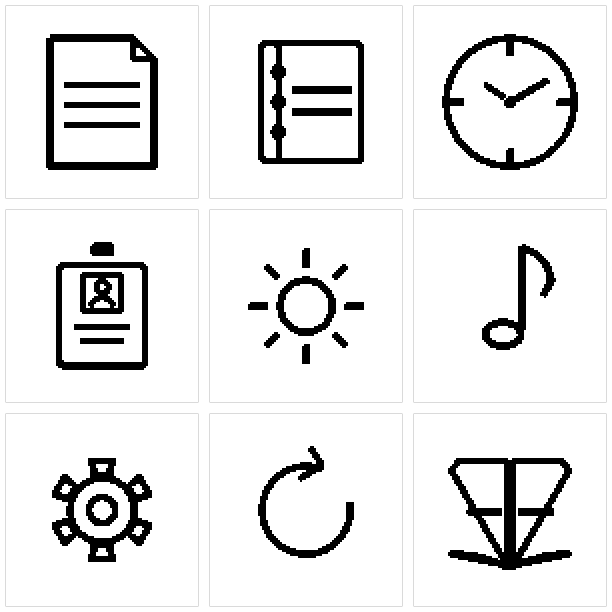
#> input picture firmware/tools/home_glyphs/preview-1bit.png, 1224 x 1224 px, given in place of glyph-notes.png, which was not available (shown at 1/2 size)
$ python pack_home_glyphs.py
#> lines starting #> are read from the running program, lines starting #| are printed output that depends on the picture; after the words box and inside, x2 and y2 are one past the last pixel; in counts of white or black regions, pixels touching at a corner belong together; pictures that were not available may be replaced by others from this repository, and a replacement may not be noted
#!/usr/bin/env python3
"""DEPRECATED for Home glyphs as of v73 — use gen_remarkable_glyphs.py instead.

Legacy packer for GenerateImage SF-style filled glyphs → 1-bit bitmaps.
v73+ Home icons are hand-authored reMarkable strokes via gen_remarkable_glyphs.py.
"""
from __future__ import annotations

from pathlib import Path

from PIL import Image, ImageDraw, ImageFilter, ImageOps

ROOT = Path(__file__).resolve().parent
SRC = ROOT / "home_glyphs"
OUT_INC = ROOT.parent / "components/pocket_ui/src/home_glyphs.inc"

SIZE = 96  # source detail; Home draws at ~68% of tile via majority downsample
PAD_FRAC = 0.08
THRESH = 140  # JPEG gray halo → white unless clearly ink
NAMES = [
    ("notes", "Notes"),
    ("ledger", "Ledger"),
    ("clock", "Clock"),
    ("pass", "Pass"),
    ("weather", "Weather"),
    ("music", "Music"),
    ("settings", "Settings"),
    ("update", "Update"),
    ("reading", "Reading"),
]


def to_ink_mask(img: Image.Image) -> Image.Image:
    g = ImageOps.grayscale(img)
#> g is the input picture: PIL image 1224x1224 L; min 0, max 255, mean 231.6
    # Slight blur then threshold so JPEG ringing doesn't speckle.
    g = g.filter(ImageFilter.MedianFilter(size=3))
    bw = g.point(lambda p: 0 if p < THRESH else 255, mode="L")
#> bw: PIL image 1224x1224 L; 91.1% white; 28 black regions, largest, box (x1, y1, x2, y2) and area: (896, 916, 1144, 1140) 19542, (92, 68, 316, 340) 14868, (104, 916, 304, 1124) 14408
    return bw


def crop_pad_square(bw: Image.Image) -> Image.Image:
    bbox = bw.point(lambda p: 255 - p).getbbox()  # ink bbox (black=0)
#> bbox = (92, 68, 1156, 1140)
    if not bbox:
        return Image.new("L", (SIZE, SIZE), 255)
    x0, y0, x1, y1 = bbox
#> x0 = 92; y0 = 68; x1 = 1156; y1 = 1140
    w, h = x1 - x0, y1 - y0
#> w = 1064; h = 1072
    pad = max(2, int(round(max(w, h) * PAD_FRAC)))
#> pad = 86
    x0 = max(0, x0 - pad)
#> x0 = 6
    y0 = max(0, y0 - pad)
#> y0 = 0
    x1 = min(bw.width, x1 + pad)
#> x1 = 1224
    y1 = min(bw.height, y1 + pad)
#> y1 = 1224
    crop = bw.crop((x0, y0, x1, y1))
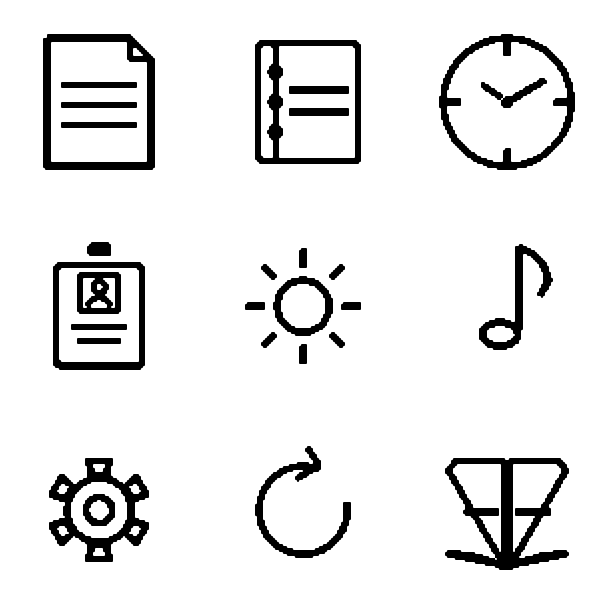
#> crop: PIL image 1218x1224 L (shown at 1/2 size); 91.1% white; 28 black regions, largest, box (x1, y1, x2, y2) and area: (890, 916, 1138, 1140) 19542, (86, 68, 310, 340) 14868, (98, 916, 298, 1124) 14408
    side = max(crop.width, crop.height)
#> side = 1224
    square = Image.new("L", (side, side), 255)
#> square: PIL image 1224x1224 L; every value is 255
    ox = (side - crop.width) // 2
#> ox = 3
    oy = (side - crop.height) // 2
#> oy = 0
    square.paste(crop, (ox, oy))
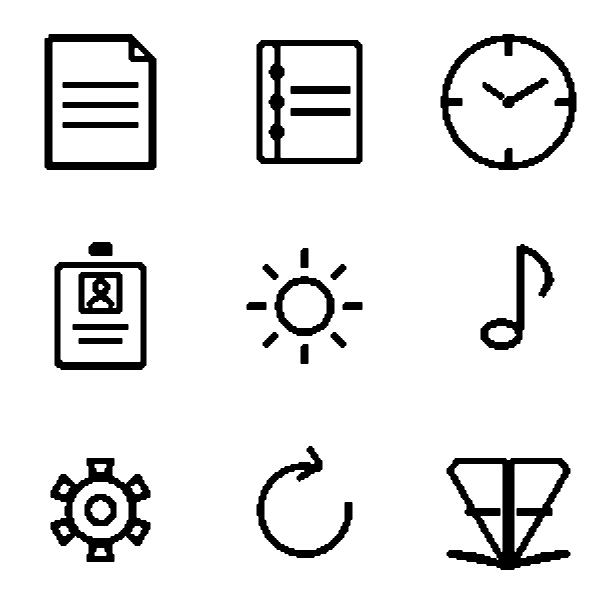
#> square: PIL image 1224x1224 L (shown at 1/2 size); 91.1% white; 28 black regions, largest, box (x1, y1, x2, y2) and area: (893, 916, 1141, 1140) 19542, (89, 68, 313, 340) 14868, (101, 916, 301, 1124) 14408
    return square


def area_downsample(bw: Image.Image, size: int) -> Image.Image:
    """Majority-vote downsample — keeps filled silhouettes, kills 1px junk."""
#> called with size = 96
    src = bw.resize((size * 4, size * 4), Image.Resampling.NEAREST)
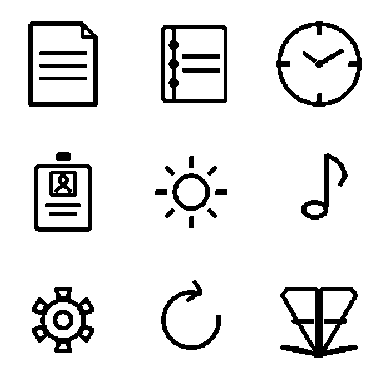
#> src: PIL image 384x384 L; 91% white; 28 black regions, largest, box (x1, y1, x2, y2) and area: (280, 287, 358, 358) 1974, (28, 21, 98, 107) 1456, (161, 25, 227, 103) 1413
    # BOX average then hard threshold.
    small = src.resize((size, size), Image.Resampling.BOX)
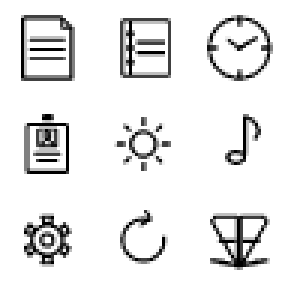
#> small: PIL image 96x96 L (shown 3 times larger); min 0, max 255, mean 232.2
    return small.point(lambda p: 0 if p < 160 else 255, mode="L")
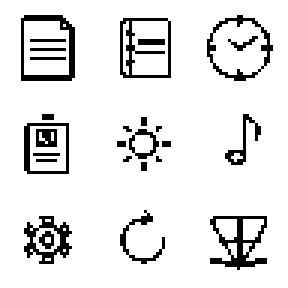
#> returned value: PIL image 96x96 L (shown 3 times larger); 89.6% white; black in thin lines or dots, all inside (x1, y1, x2, y2) = (7, 5, 91, 90)


def cleanup(mask: Image.Image) -> Image.Image:
    """Drop isolated ink pixels; fill 1-pixel holes."""
    px = mask.load()
    w, h = mask.size
#> w = 96; h = 96
    out = mask.copy()
    opx = out.load()
    for y in range(h):
        for x in range(w):
            ink = px[x, y] < 128
            n = 0
            for dy in (-1, 0, 1):
                for dx in (-1, 0, 1):
                    if dx == 0 and dy == 0:
                        continue
                    xx, yy = x + dx, y + dy
                    if 0 <= xx < w and 0 <= yy < h and px[xx, yy] < 128:
                        n += 1
            if ink and n <= 1:
                opx[x, y] = 255
            elif (not ink) and n >= 7:
                opx[x, y] = 0
    return out


def pack_bits(mask: Image.Image) -> list[int]:
    w, h = mask.size
    row_bytes = (w + 7) // 8
    bits = [0] * (row_bytes * h)
    px = mask.load()
    for y in range(h):
        for x in range(w):
            if px[x, y] < 128:
                bits[y * row_bytes + (x >> 3)] |= 1 << (7 - (x & 7))
    return bits


def emit_c(arrays: list[tuple[str, list[int]]]) -> str:
    row_bytes = (SIZE + 7) // 8
    lines = [
        "// Auto-generated 1-bit Home glyphs (v71). Do not edit by hand.",
        f"// {SIZE}×{SIZE}, MSB packed, 1 = ink. Regenerated by tools/pack_home_glyphs.py",
        f"static constexpr int kHomeGlyphSize = {SIZE};",
        f"static constexpr int kHomeGlyphRowBytes = {row_bytes};",
        f"static constexpr int kHomeGlyphBytes = {SIZE * row_bytes};",
        "",
    ]
    for ident, bits in arrays:
        lines.append(f"static const uint8_t kGlyph{ident}[kHomeGlyphBytes] = {{")
        for i in range(0, len(bits), 12):
            chunk = ", ".join(f"0x{b:02X}" for b in bits[i : i + 12])
            comma = "," if i + 12 < len(bits) else ""
            lines.append(f"  {chunk}{comma}")
        lines.append("};")
        lines.append("")
    lines.append("static const uint8_t* kHomeGlyphBits[9] = {")
    for ident, _ in arrays:
        lines.append(f"  kGlyph{ident},")
    lines.append("};")
    lines.append("")
    return "\n".join(lines)


def main() -> None:
    arrays = []
    thumbs = []
    for slug, ident in NAMES:
        path = SRC / f"glyph-{slug}.jpg"
        if not path.exists():
            path = SRC / f"glyph-{slug}.png"
        img = Image.open(path).convert("RGB")
        bw = to_ink_mask(img)
        square = crop_pad_square(bw)
        mask = cleanup(area_downsample(square, SIZE))
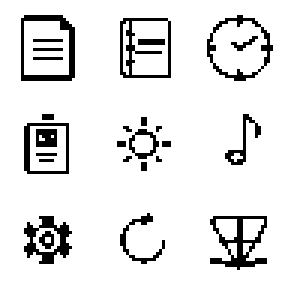
#> mask: PIL image 96x96 L (shown 3 times larger); 89.6% white; black in thin lines or dots, all inside (x1, y1, x2, y2) = (7, 5, 91, 90)
        ink = sum(1 for p in mask.getdata() if p < 128)
#> ink = 954
        frac = ink / (SIZE * SIZE)
#> frac = 0.104
        if not (0.12 <= frac <= 0.62):
#> (the run stopped early here; a loop or call above may not have finished)
